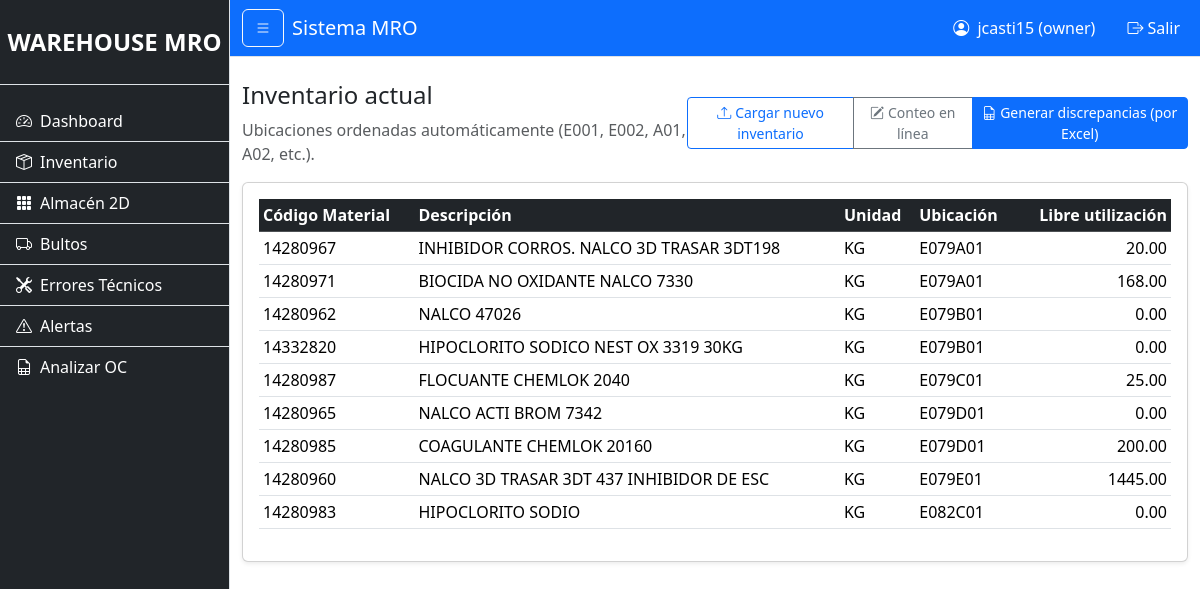
Before: /inventory/list (signed in) with the older database file.
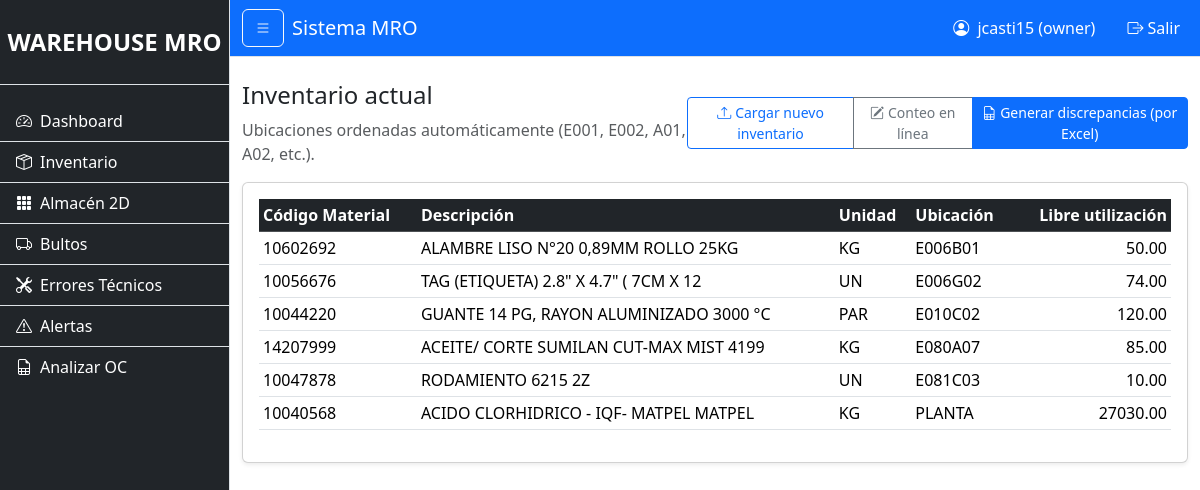
After: the same page with the newer database file.
### models/user.py (models this page shows, shortened)
class User(UserMixin, db.Model):
    __tablename__ = "users"
    id = db.Column(db.Integer, primary_key=True)
    username = db.Column(db.String(100), nullable=False, unique=True)
    password_hash = db.Column(db.String(255), nullable=False)
    role = db.Column(db.String(20), default="usuario")  # owner, admin, usuario
    creado_en = db.Column(db.DateTime, default=datetime.utcnow)

### models/inventory.py (models this page shows, shortened)
class InventoryItem(db.Model):
    __tablename__ = "inventory"
    id = db.Column(db.Integer, primary_key=True)
    material_code = db.Column(db.String(50), nullable=False)
    material_text = db.Column(db.String(255), nullable=False)
    base_unit = db.Column(db.String(20), nullable=False)
    location = db.Column(db.String(50), nullable=False)
    libre_utilizacion = db.Column(db.Float, default=0)
    creado_en = db.Column(db.DateTime, default=datetime.now)

### routes/inventory_routes.py (the view)
@inventory_bp.route("/list")
@login_required
def list_inventory():
    items = InventoryItem.query.all()
    items_sorted = sorted(items, key=lambda x: sort_location_advanced(x.location))
    return render_template("inventory/list.html", items=items_sorted)

### app.py (called while the page is built)
@login_manager.user_loader
def load_user(user_id):
    return User.query.get(int(user_id))

### utils/excel.py (called while the page is built)
def sort_location_advanced(loc):
    if loc is None:
        return (999999, "Z", 999999)
    loc = str(loc).strip().upper()
    if not any(c.isdigit() for c in loc):
        return (999999, loc, 999999)
    nums = re.findall(r"(\d+)", loc)
    main = int(nums[0]) if nums else 999999
    last = int(nums[-1]) if nums else 999999
    letters = "".join([c for c in loc if c.isalpha()][1:]) or "Z"
    return (main, letters, last)

### templates/inventory/list.html
{% extends "base.html" %}
{% block content %}
<div class="d-flex justify-content-between align-items-center mb-3">
    <div>
        <h4>Inventario actual</h4>
        <p class="text-muted mb-0">Ubicaciones ordenadas automáticamente (E001, E002, A01, A02, etc.).</p>
    </div>
    <div class="btn-group">
        <a href="{{ url_for('inventory.upload_inventory') }}" class="btn btn-outline-primary btn-sm">
            <i class="bi bi-upload me-1"></i>Cargar nuevo inventario
        </a>
        <a href="{{ url_for('inventory.count_inventory') }}" class="btn btn-outline-secondary btn-sm">
            <i class="bi bi-pencil-square me-1"></i>Conteo en línea
        </a>
        <a href="{{ url_for('inventory.discrepancies') }}" class="btn btn-primary btn-sm">
            <i class="bi bi-file-earmark-spreadsheet me-1"></i>Generar discrepancias (por Excel)
        </a>
    </div>
</div>
<div class="card shadow-sm">
    <div class="card-body table-responsive">
        <table class="table table-sm table-hover align-middle">
            <thead class="table-dark">
                <tr>
                    <th>Código Material</th>
                    <th>Descripción</th>
                    <th>Unidad</th>
                    <th>Ubicación</th>
                    <th class="text-end">Libre utilización</th>
                </tr>
            </thead>
            <tbody>
                {% for item in items %}
                    <tr>
                        <td>{{ item.material_code }}</td>
                        <td>{{ item.material_text }}</td>
                        <td>{{ item.base_unit }}</td>
                        <td>{{ item.location }}</td>
                        <td class="text-end">{{ "%.2f"|format(item.libre_utilizacion) }}</td>
                    </tr>
                {% else %}
                    <tr>
                        <td colspan="5" class="text-center text-muted py-4">
                            No hay inventario cargado.
                        </td>
                    </tr>
                {% endfor %}
            </tbody>
        </table>
    </div>
</div>
{% endblock %}

### templates/base.html (shortened to what this page needs)
<!doctype html>
<html lang="es">
<head>
    <link href="https://cdn.jsdelivr.net/npm/bootstrap@5.3.3/dist/css/bootstrap.min.css" rel="stylesheet">
    <link href="https://cdn.jsdelivr.net/npm/bootstrap-icons@1.11.3/font/bootstrap-icons.css" rel="stylesheet">
    <link rel="stylesheet" href="{{ url_for('static', filename='css/style.css') }}">
    <link rel="stylesheet" href="{{ url_for('static', filename='css/dashboard.css') }}">
</head>
<body>
<div class="d-flex" id="wrapper">
    {% if current_user.is_authenticated %}
    <div class="border-end bg-dark text-white" id="sidebar-wrapper">
        <div class="sidebar-heading text-center py-4 fs-4 fw-bold border-bottom">
            WAREHOUSE MRO
        </div>
        <div class="list-group list-group-flush my-3">
            <a href="{{ url_for('dashboard.dashboard') }}"
               class="list-group-item list-group-item-action bg-dark text-white">
                <i class="bi bi-speedometer2 me-2"></i>Dashboard
            </a>
            <a href="{{ url_for('inventory.list_inventory') }}"
               class="list-group-item list-group-item-action bg-dark text-white">
                <i class="bi bi-box-seam me-2"></i>Inventario
            </a>
            <a href="{{ url_for('warehouse2d.map_view') }}"
               class="list-group-item list-group-item-action bg-dark text-white">
                <i class="bi bi-grid-3x3-gap-fill me-2"></i>Almacén 2D
            </a>
            <a href="{{ url_for('bultos.new_bulto') }}"
            class="list-group-item list-group-item-action bg-dark text-white">
                <i class="bi bi-truck me-2"></i>Bultos
            </a>
            <a href="{{ url_for('technician_errors.list_errors') }}"
               class="list-group-item list-group-item-action bg-dark text-white">
                <i class="bi bi-tools me-2"></i>Errores Técnicos
            </a>
            <a href="{{ url_for('alerts.list_alerts') }}"
               class="list-group-item list-group-item-action bg-dark text-white">
                <i class="bi bi-exclamation-triangle me-2"></i>Alertas
            </a>
            <a href="{{ url_for('analisis_oc.upload_oc') }}"
               class="list-group-item list-group-item-action bg-dark text-white">
                <i class="bi bi-file-earmark-spreadsheet me-2"></i>Analizar OC
            </a>
        </div>
    </div>
    {% endif %}
    <div id="page-content-wrapper">
        <nav class="navbar navbar-expand-lg navbar-dark bg-primary border-bottom">
            <div class="container-fluid">
                {% if current_user.is_authenticated %}
                <button class="btn btn-outline-light" id="menu-toggle">
                    <i class="bi bi-list"></i>
                </button>
                {% endif %}
                <span class="navbar-brand ms-2">Sistema MRO</span>
                <div class="collapse navbar-collapse">
                    <ul class="navbar-nav ms-auto">
                        {% if current_user.is_authenticated %}
                        <li class="nav-item me-3">
                            <span class="nav-link text-white">
                                <i class="bi bi-person-circle me-1"></i>
                                {{ current_user.username }} ({{ current_user.role }})
                            </span>
                        </li>
                        <li class="nav-item">
                            <a class="nav-link text-white" href="{{ url_for('auth.logout') }}">
                                <i class="bi bi-box-arrow-right me-1"></i>Salir
                            </a>
                        </li>
                        {% endif %}
                    </ul>
                </div>
            </div>
        </nav>
        <div class="container-fluid py-4">
            {% block content %}{% endblock %}
        </div>
    </div>
</div>
</body>
</html>

### static/css/style.css (style rules this page uses)
body { font-family: system-ui, -apple-system, "Segoe UI", sans-serif; }
#wrapper { min-height: 100vh; }
#sidebar-wrapper { min-width: 230px; max-width: 230px; }
#page-content-wrapper { width: 100%; }

Changed rows visible on the page:
removed InventoryItem: material_code "14332820", material_text "HIPOCLORITO SODICO NEST OX 3319 30KG", base_unit "KG", location "E079B01", libre_utilizacion "0.00"
removed InventoryItem: material_code "14280987", material_text "FLOCUANTE CHEMLOK 2040", base_unit "KG", location "E079C01", libre_utilizacion "25.00"
removed InventoryItem: material_code "14280965", material_text "NALCO ACTI BROM 7342", base_unit "KG", location "E079D01", libre_utilizacion "0.00"
removed InventoryItem: material_code "14280985", material_text "COAGULANTE CHEMLOK 20160", base_unit "KG", location "E079D01", libre_utilizacion "200.00"
changed InventoryItem: material_code "14280971" → "10602692"; material_text "BIOCIDA NO OXIDANTE NALCO 7330" → "ALAMBRE LISO N°20 0,89MM ROLLO 25KG"; location "E079A01" → "E006B01"; libre_utilizacion "168.00" → "50.00"; moves up the list
changed InventoryItem: material_code "14280967" → "10056676"; material_text "INHIBIDOR CORROS. NALCO 3D TRASAR 3DT198" → "TAG (ETIQUETA) 2.8\" X 4.7\" ( 7CM X 12"; base_unit "KG" → "UN"; location "E079A01" → "E006G02"; libre_utilizacion "20.00" → "74.00"
changed InventoryItem: material_code "14280962" → "10044220"; material_text "NALCO 47026" → "GUANTE 14 PG, RAYON ALUMINIZADO 3000 °C"; base_unit "KG" → "PAR"; location "E079B01" → "E010C02"; libre_utilizacion "0.00" → "120.00"
changed InventoryItem: material_code "14280983" → "14207999"; material_text "HIPOCLORITO SODIO" → "ACEITE/ CORTE SUMILAN CUT-MAX MIST 4199"; location "E082C01" → "E080A07"; libre_utilizacion "0.00" → "85.00"; moves up the list
added InventoryItem: material_code "10047878", material_text "RODAMIENTO 6215 2Z", base_unit "UN", location "E081C03", libre_utilizacion "10.00"
changed InventoryItem: material_code "14280960" → "10040568"; material_text "NALCO 3D TRASAR 3DT 437 INHIBIDOR DE ESC" → "ACIDO CLORHIDRICO - IQF- MATPEL MATPEL"; location "E079E01" → "PLANTA"; libre_utilizacion "1445.00" → "27030.00"
